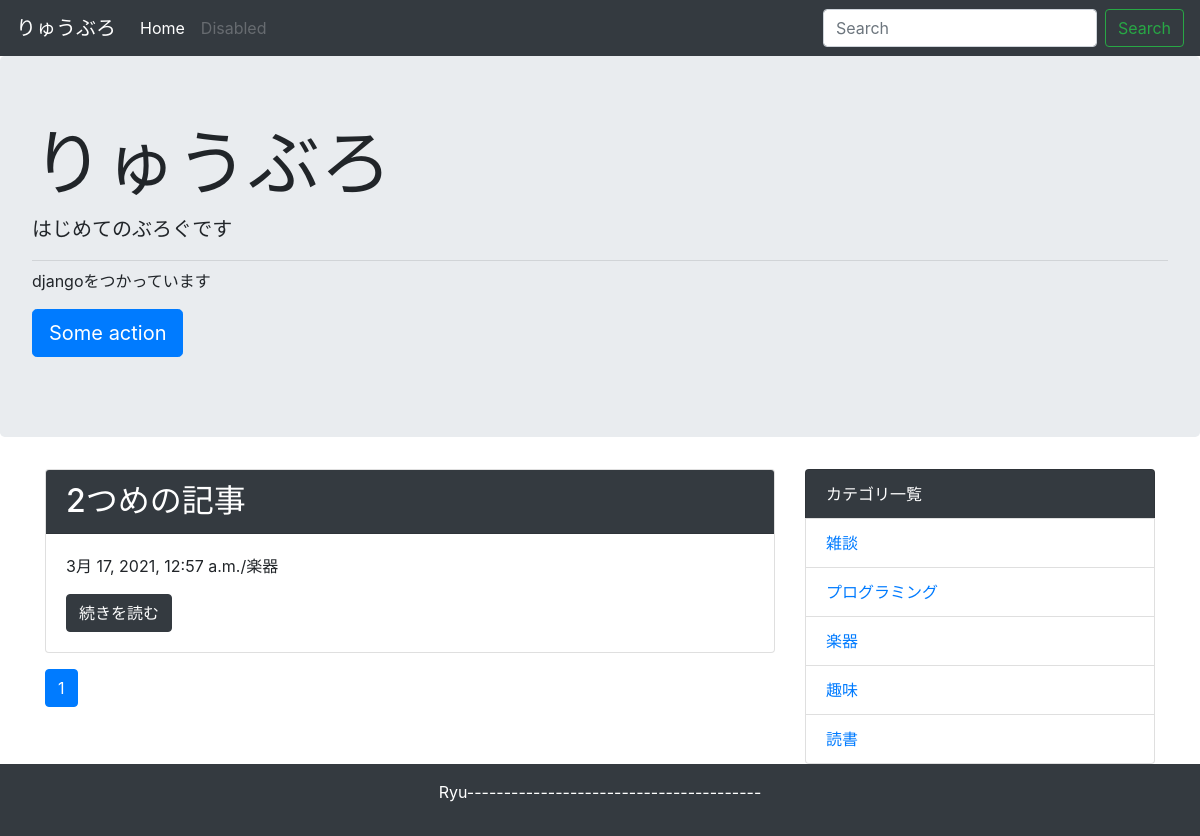
Screenshot of /category/3/ with the database file from the repository.
### blog/models.py (models this page shows, shortened)
class Post(models.Model):
    title = models.CharField("タイトル",max_length=255)
    text = models.TextField("本文")
    created_at = models.DateTimeField("作成日",default=timezone.now)
    category = models.ForeignKey(Category,verbose_name="カテゴリ",on_delete=models.PROTECT)

class Category(models.Model):
    name = models.CharField("カテゴリ名",max_length=255)
    created_at = models.DateTimeField("作成日",default=timezone.now)
    def __str__(self):
        return self.name

### blog/views.py (the view)
# urls.py: path('category/<int:pk>/',views.CategoryView.as_view(),name='category' ),
class CategoryView(generic.ListView):
    model = Post
    paginate_by = 5
    def get_queryset(self):
        category_pk = self.kwargs['pk']
        queryset = Post.objects.order_by('-created_at').filter(category__pk=category_pk)
        return queryset

### blog/context_processors.py (called while the page is built)
def common(request):
    Context = {
        'category_list':Category.objects.all(),
    }
    return Context

### blog/templatetags/mytag.py (called while the page is built)
@register.simple_tag
def url_replace(request, field, value):
    url_dict = request.GET.copy()
    url_dict[field] = value
    return url_dict.urlencode()

### blog/templates/blog/post_list.html
{% extends 'blog/base.html' %}
{% block content %}
    {% for post in post_list %}
        <div class="card mb-3">
            <h2 class="card-header bg-dark text-white">{{ post.title }}</h2>
            <div class="card-body">
                <p>{{ post.created_at }}/{{ post.category }}</p>
                <a href="{% url 'blog:detail' post.pk %}" class="btn btn-dark">続きを読む</a>
            </div>
        </div>
    {% endfor %}
{% include 'blog/page.html' %}
{% endblock %}

### blog/templates/blog/base.html (shortened to what this page needs)
<!doctype html>
<html lang="ja">
    <head>
        <link
            rel="stylesheet"
            href="https://maxcdn.bootstrapcdn.com/bootstrap/4.0.0-beta.2/css/bootstrap.min.css"
>
    </head>
    <body>
        <nav class="navbar navbar-expand-lg navbar-dark bg-dark">
            <a class="navbar-brand" href="#">りゅうぶろ</a>
            <div class="collapse navbar-collapse" id="navbarSupportedContent">
                <ul class="navbar-nav mr-auto">
                    <li class="nav-item active">
                        <a class="nav-link" href="{% url 'blog:index' %}">Home
                            <span class="sr-only">(current)</span></a>
                    </li>
                    <li class="nav-item">
                        <a class="nav-link disabled" href="#">Disabled</a>
                    </li>
                </ul>
                <form class="form-inline my-2 my-lg-0" method="GET" action="{% url 'blog:index' %}">
                    <input
                        class="form-control mr-sm-2"
                        type="text"
                        placeholder="Search"
                        aria-label="Search"
                        name="keyword">
                    <button class="btn btn-outline-success my-2 my-sm-0" type="submit">Search</button>
                </form>
            </div>
        </nav>
        <div class="jumbotron">
            <h1 class="display-3">りゅうぶろ</h1>
            <p class="lead">はじめてのぶろぐです</p>
            <hr class="my-2">
            <p>djangoをつかっています</p>
            <p class="lead">
                <a class="btn btn-primary btn-lg" href="#!" role="button">Some action</a>
            </p>
        </div>
        <div class="container">
            <div class="row">
                <div class="col-md-8">
                    {% block content %}{% endblock %}
                </div>
                <div class="col-md-4">
                    <ul class="list-group">
                        <li class="list-group-item bg-dark text-white">カテゴリ一覧</li>
                        {% for category in category_list %}
                            <li class="list-group-item">
                                <a href="{% url 'blog:category' category.pk %}">{{ category }}</a>
                            </li>
                        {% endfor %}
                    </ul>
                </div>
            </div>
        </div>
        <footer class="bg-dark text-white text-center py-3">
            <p>Ryu----------------------------------------</p>
        </footer>
    </body>
</html>

### rows the page displays
Post: title "2つめの記事", created_at "3月 17, 2021, 12:57 a.m.", category "楽器"
Category: name "雑談"
Category: name "プログラミング"
Category: name "楽器"
Category: name "趣味"
Category: name "読書"

### other values shown
{{ link_page }} "1"
